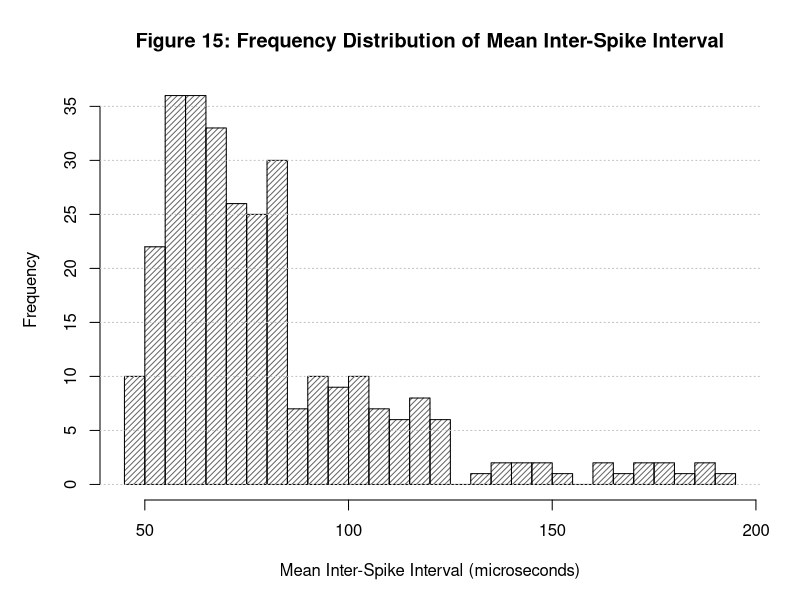

Recreate this plot in R.
# =====================================================================
# Figure 15: Distribution of Mean Inter-Spike Interval (Descriptive) - B&W / Print-Optimized
# =====================================================================

dir.create("figures", showWarnings = FALSE)
nmnist_data <- read.csv("nmnist_features.csv")

cat("Generating Figure 15: Histogram of Mean Inter-Spike Interval...\n")
png("figures/fig15_mean_isi_hist.png", width = 2400, height = 1800, res = 300)
par(mar = c(5, 5, 4, 2))

hist(nmnist_data$mean_isi_us, 
     breaks = 25, 
     col = "gray40", 
     density = 25,
     angle = 45,
     border = "black",
     main = "Figure 15: Frequency Distribution of Mean Inter-Spike Interval", 
     xlab = "Mean Inter-Spike Interval (microseconds)", 
     ylab = "Frequency",
     cex.main = 1.2, cex.lab = 1.0)

grid(nx = NA, ny = NULL, col = "gray75", lty = "dotted")
dev.off()

cat("Successfully generated figures/fig15_mean_isi_hist.png\n")
